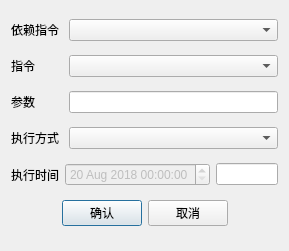
<?xml version="1.0" encoding="UTF-8"?>
<ui version="4.0">
 <class>Dialog</class>
 <widget class="QDialog" name="Dialog">
  <property name="geometry">
   <rect>
    <x>0</x>
    <y>0</y>
    <width>289</width>
    <height>251</height>
   </rect>
  </property>
  <property name="windowTitle">
   <string>添加指令</string>
  </property>
  <layout class="QVBoxLayout" name="verticalLayout" stretch="1,1,1,1,1,1">
   <item>
    <layout class="QHBoxLayout" name="horizontalLayout_6" stretch="1,4">
     <item>
      <widget class="QLabel" name="label_4">
       <property name="text">
        <string>依赖指令</string>
       </property>
      </widget>
     </item>
     <item>
      <widget class="QComboBox" name="comboBox"/>
     </item>
    </layout>
   </item>
   <item>
    <layout class="QHBoxLayout" name="horizontalLayout" stretch="1,4">
     <item>
      <widget class="QLabel" name="label_2">
       <property name="text">
        <string>指令</string>
       </property>
      </widget>
     </item>
     <item>
      <widget class="QComboBox" name="comboBoxCmd"/>
     </item>
    </layout>
   </item>
   <item>
    <layout class="QHBoxLayout" name="horizontalLayout_7" stretch="1,4">
     <item>
      <widget class="QLabel" name="label_5">
       <property name="text">
        <string>参数</string>
       </property>
      </widget>
     </item>
     <item>
      <widget class="QLineEdit" name="lineEdit_2"/>
     </item>
    </layout>
   </item>
   <item>
    <layout class="QHBoxLayout" name="horizontalLayout_3" stretch="1,4">
     <item>
      <widget class="QLabel" name="label">
       <property name="text">
        <string>执行方式</string>
       </property>
      </widget>
     </item>
     <item>
      <widget class="QComboBox" name="comboBoxParam"/>
     </item>
    </layout>
   </item>
   <item>
    <layout class="QHBoxLayout" name="horizontalLayout_5" stretch="1,4,4">
     <item>
      <widget class="QLabel" name="label_3">
       <property name="text">
        <string>执行时间</string>
       </property>
      </widget>
     </item>
     <item>
      <widget class="QDateTimeEdit" name="dateTimeEdit">
       <property name="enabled">
        <bool>false</bool>
       </property>
       <property name="maximumDateTime">
        <datetime>
         <hour>23</hour>
         <minute>59</minute>
         <second>59</second>
         <year>2100</year>
         <month>12</month>
         <day>31</day>
        </datetime>
       </property>
       <property name="minimumDateTime">
        <datetime>
         <hour>0</hour>
         <minute>0</minute>
         <second>0</second>
         <year>2018</year>
         <month>8</month>
         <day>20</day>
        </datetime>
       </property>
      </widget>
     </item>
     <item>
      <widget class="QLineEdit" name="lineEdit"/>
     </item>
    </layout>
   </item>
   <item>
    <layout class="QHBoxLayout" name="horizontalLayout_2">
     <item>
      <spacer name="horizontalSpacer">
       <property name="orientation">
        <enum>Qt::Horizontal</enum>
       </property>
       <property name="sizeHint" stdset="0">
        <size>
         <width>40</width>
         <height>20</height>
        </size>
       </property>
      </spacer>
     </item>
     <item>
      <widget class="QPushButton" name="btnOK">
       <property name="text">
        <string>确认</string>
       </property>
      </widget>
     </item>
     <item>
      <widget class="QPushButton" name="btnCancel">
       <property name="text">
        <string>取消</string>
       </property>
      </widget>
     </item>
     <item>
      <spacer name="horizontalSpacer_2">
       <property name="orientation">
        <enum>Qt::Horizontal</enum>
       </property>
       <property name="sizeHint" stdset="0">
        <size>
         <width>40</width>
         <height>20</height>
        </size>
       </property>
      </spacer>
     </item>
    </layout>
   </item>
  </layout>
 </widget>
 <resources/>
 <connections/>
</ui>
